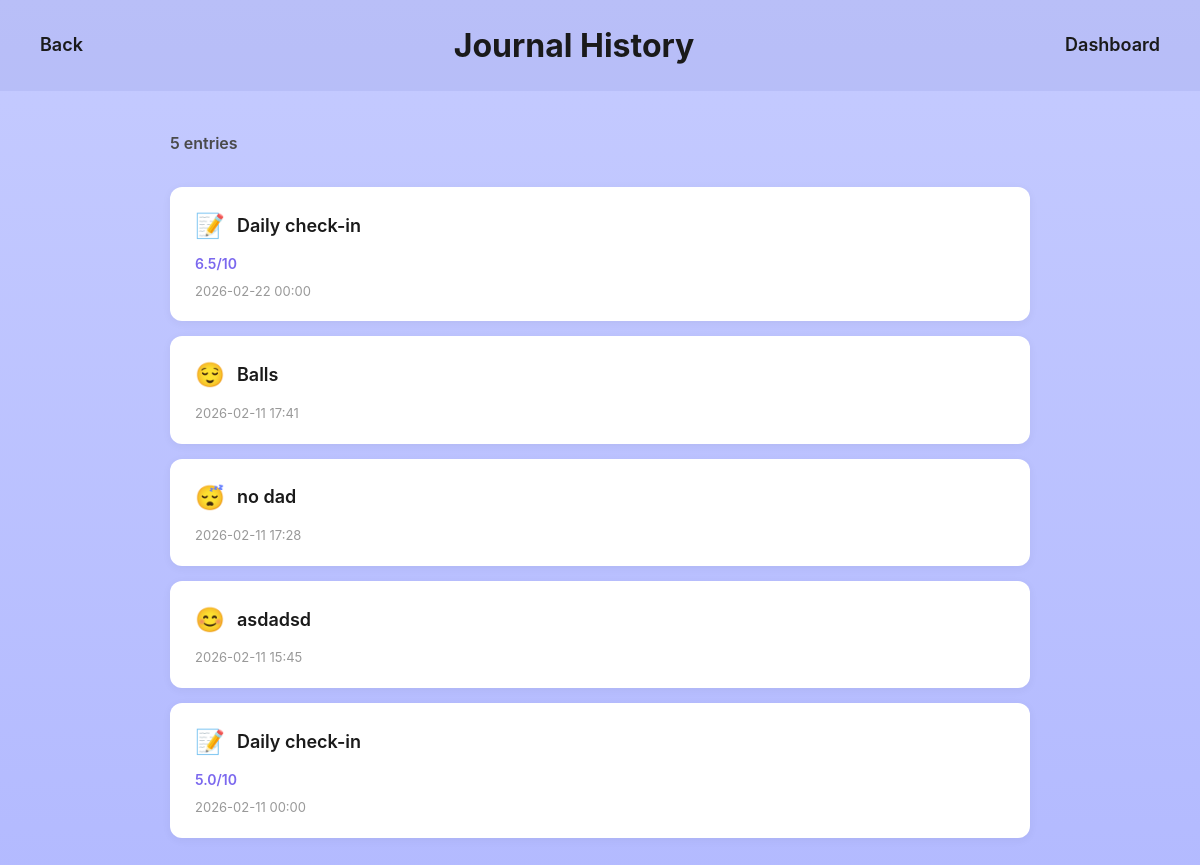
Page /history (signed in) on the earlier database version.
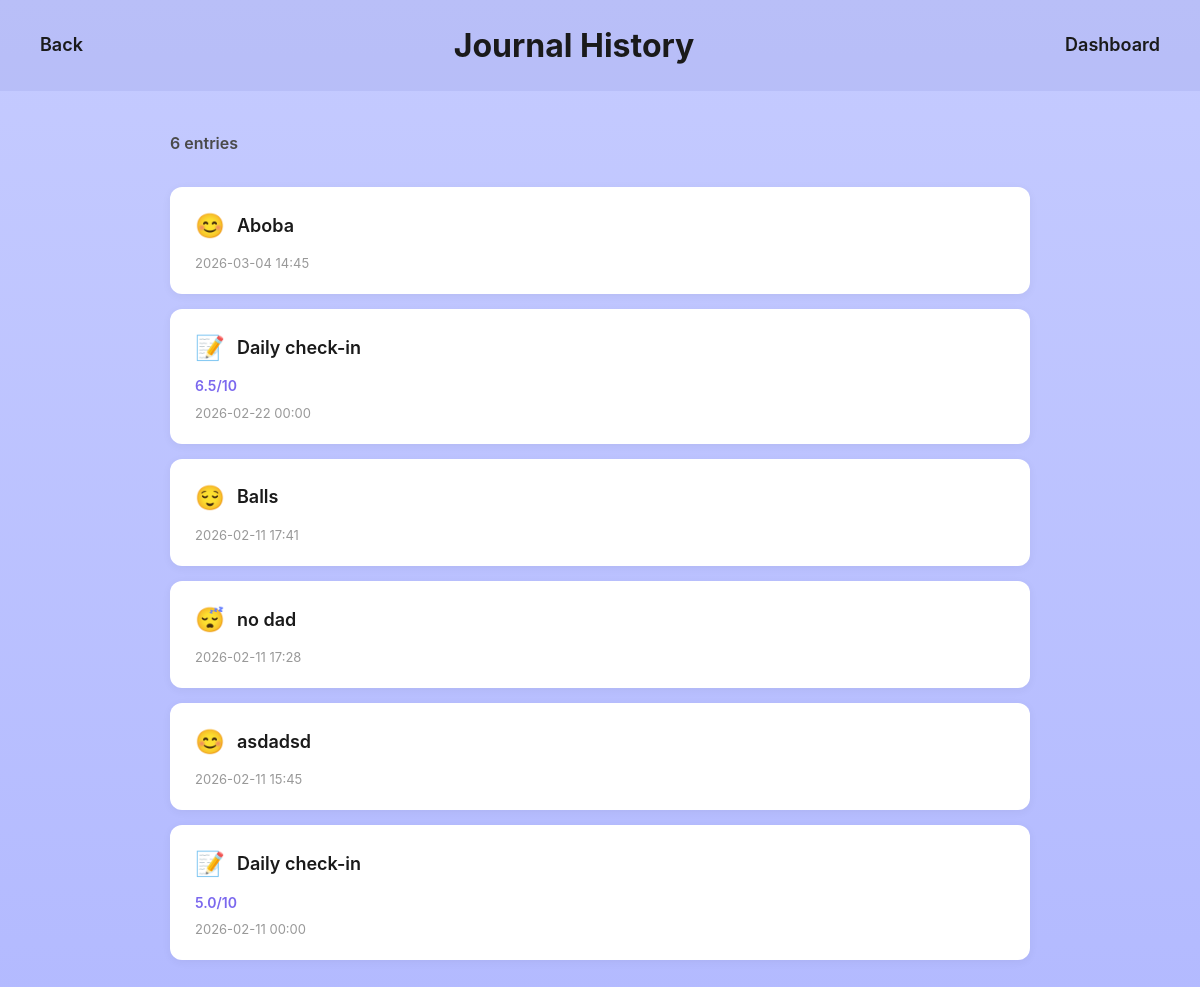
Same page on the later database version.
### tables this page shows
CREATE TABLE Journal (
            id INTEGER PRIMARY KEY AUTOINCREMENT,
            user_username VARCHAR(20) NOT NULL,
            title VARCHAR(100) NOT NULL,
            content TEXT NOT NULL,
            timestamp DATETIME DEFAULT CURRENT_TIMESTAMP,
            sleep_hours FLOAT,
            mood TEXT,
            mood_rating REAL,
            tags TEXT,
            FOREIGN KEY (user_username) REFERENCES User(username) ON DELETE CASCADE
        );

### app.py (the view)
@app.route("/history", methods=["GET"])
def history():
    if not is_logged_in():
        return redirect(url_for("index"))
    username = session["Username"]
    date_filter = request.args.get("timestamp")
    conn = get_db_connection()
    if date_filter:
        sql = """
            SELECT id, title, strftime('%Y-%m-%d %H:%M', timestamp) AS timestamp, mood, mood_rating
            FROM Journal
            WHERE user_username = ? AND strftime('%Y-%m-%d', timestamp) = ?
            ORDER BY timestamp DESC
        """
        entries = conn.execute(sql, (username, date_filter)).fetchall()
        page_title = f"Entries for {date_filter}"
    else:
        sql = """
            SELECT id, title, strftime('%Y-%m-%d %H:%M', timestamp) AS timestamp, mood, mood_rating
            FROM Journal
            WHERE user_username = ?
            ORDER BY timestamp DESC
        """
        entries = conn.execute(sql, (username,)).fetchall()
        page_title = "Your Journal History"
    conn.close()
    return render_template("history.html", entries=entries, page_title=page_title)

### app.py (called while the page is built)
def get_db_connection():
    conn = sqlite3.connect(DATABASE, check_same_thread=False)
    conn.row_factory = sqlite3.Row
    return conn

def is_logged_in():
    return "Username" in session

### templates/history.html (shortened to what this page needs)
<!DOCTYPE html>
<html lang="en">
<head>
    <link rel="stylesheet" href="/static/style_redesigned.css">
</head>
<body class="history-page">
    <div class="history-topbar">
        <a href="/dashboard" class="btn-back-simple">Back</a>
        <h1 class="history-title">Journal History</h1>
        <a href="/dashboard" class="btn-dashboard-simple">Dashboard</a>
    </div>
    <div class="history-container">
        <p class="history-count">{{ entries | length }} entries</p>
        {% if entries %}
            <div class="history-entries-list">
                {% for entry in entries %}
                    <div class="history-entry-card">
                        <a href="/entry/{{ entry.id }}" class="entry-card-link">
                            <div class="entry-card-header">
                                {% if entry.mood == 'happy' or entry.mood == 'good' %}
                                    <span class="entry-mood-icon">😊</span>
                                {% elif entry.mood == 'calm' or entry.mood == 'neutral' %}
                                    <span class="entry-mood-icon">😌</span>
                                {% elif entry.mood == 'sad' or entry.mood == 'bad' %}
                                    <span class="entry-mood-icon">😢</span>
                                {% elif entry.mood == 'anxious' %}
                                    <span class="entry-mood-icon">😰</span>
                                {% elif entry.mood == 'angry' %}
                                    <span class="entry-mood-icon">😠</span>
                                {% elif entry.mood == 'excited' %}
                                    <span class="entry-mood-icon">😁</span>
                                {% elif entry.mood == 'tired' %}
                                    <span class="entry-mood-icon">😴</span>
                                {% else %}
                                    <span class="entry-mood-icon">📝</span>
                                {% endif %}
                                <h3 class="entry-title">{{ entry.title }}</h3>
                            </div>
                            {% if entry.mood_rating %}
                                <p class="entry-rating">{{ entry.mood_rating }}/10</p>
                            {% endif %}
                            <p class="entry-timestamp">{{ entry.timestamp }}</p>
                        </a>
                    </div>
                {% endfor %}
            </div>
        {% else %}
            <div class="history-empty-state">
                <p class="empty-icon">📔</p>
                <p class="empty-message">You haven't made any journal entries yet.</p>
                <a href="/journal_entry" class="btn-start-journaling">Start Journaling</a>
            </div>
        {% endif %}
    </div>
</body>
</html>

### static/style_redesigned.css (style rules this page uses)
* { margin: 0; padding: 0; box-sizing: border-box; }
body { font-family: 'Inter', -apple-system, BlinkMacSystemFont, 'Segoe UI', system-ui, sans-serif; background-color: #B3BAFF; color: #1A1A1A; line-height: 1.6; }
.history-page { background: linear-gradient(180deg, #C5CBFF 0%, #B3BAFF 100%); min-height: 100vh; }
.history-topbar { display: flex; justify-content: space-between; align-items: center; padding: 20px 40px; background: rgba(155, 163, 232, 0.3); }
.btn-back-simple, .btn-dashboard-simple { color: #1A1A1A; text-decoration: none; font-weight: 600; font-size: 18px; }
.history-title { font-size: 32px; font-weight: 700; color: #1A1A1A; }
.history-container { max-width: 900px; margin: 40px auto; padding: 0 20px; }
.history-count { font-size: 16px; color: #4A4A4A; margin-bottom: 30px; font-weight: 600; }
.history-entries-list { display: flex; flex-direction: column; gap: 15px; }
.history-entry-card { background: white; border-radius: 12px; padding: 20px 25px; box-shadow: 0 2px 10px rgba(0, 0, 0, 0.05); transition: transform 0.2s, box-shadow 0.2s; }
.entry-card-link { text-decoration: none; color: inherit; }
.entry-card-header { display: flex; align-items: center; gap: 12px; margin-bottom: 8px; }
.entry-mood-icon { font-size: 24px; }
.entry-title { font-size: 18px; font-weight: 600; color: #1A1A1A; }
.entry-rating { font-size: 14px; color: #7B68EE; font-weight: 600; margin-bottom: 5px; }
.entry-timestamp { font-size: 13px; color: #999; }

Differences in the rows shown:
added Journal: title "Aboba", timestamp "2026-03-04 14:45"
Other differences:
{{ entries | length }}: "5" → "6"
